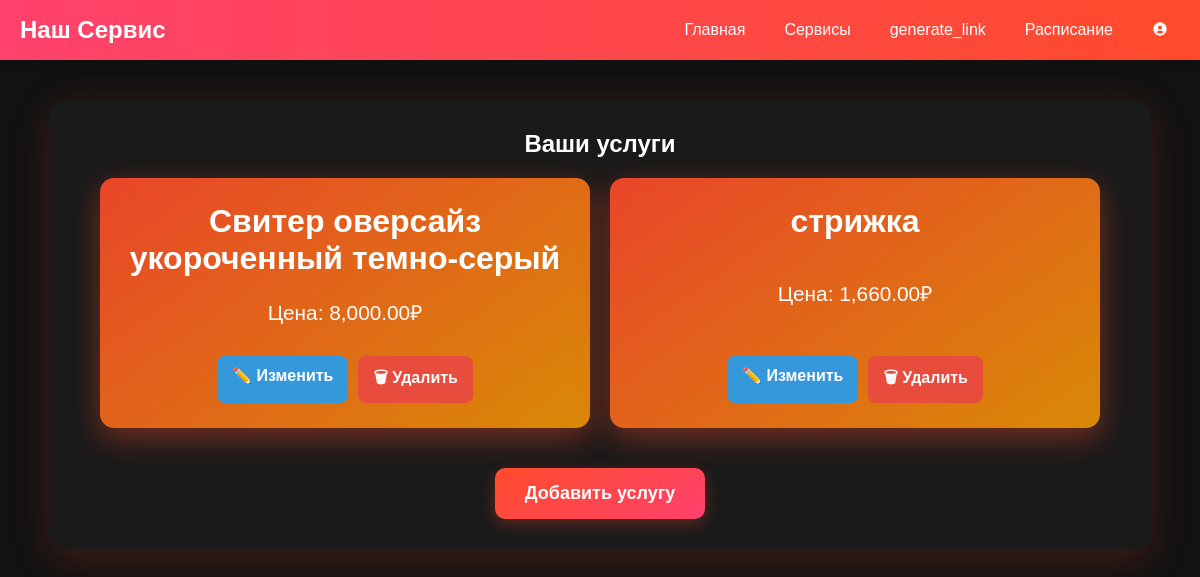
Page /services/ (signed in) on the committed database.
### services/models.py (models this page shows, shortened)
class ServiceModel(models.Model):
    user = models.ForeignKey(User, verbose_name= "", on_delete=models.CASCADE)
    name = models.CharField('service', max_length=250)
    price = models.DecimalField('price',max_digits=6, decimal_places=2)
    description = models.TextField(blank = True, null=True)
    class Meta:
        verbose_name = ("Service")
        verbose_name_plural = ("Services")

### services/views.py (the view)
# urls.py: path('', ServiceView.as_view(), name='service_list'),
class ServiceView(LoginRequiredMixin, ListView):
    model = ServiceModel
    template_name = 'services/service_page.html'
    context_object_name = 'services'
    def get_queryset(self):
        return ServiceModel.objects.filter(user=self.request.user)

### services/templates/services/service_page.html (shortened to what this page needs)
{% extends "main_page/base.html" %}
{% load static %}
{% load humanize %}
{% block extra_css %}
    <link rel="stylesheet" href="{% static 'services/css/service_page.css' %}">
    <link rel="stylesheet" href="{% static 'main_page/css/navbar.css' %}">
    <link href='https://unpkg.com/boxicons@2.1.4/css/boxicons.min.css' rel='stylesheet'>
{% endblock %}
{% block body %}
{% include "main_page/base.html" %}
    <div class="service-container">
        <h2>Ваши услуги</h2>
        <div class="service-list">
            {% for service in services %}
                <div class="service-item">
                    <h3>{{ service.name }}</h3>
                    <p>Цена: {{ service.price|intcomma }}₽</p>
                    <div class="service-actions">
                        <a href="{% url 'service:service_update' service.pk %}" class="edit-button">
                            ✏️ Изменить
                        </a>
                        <form method="POST" action="{% url 'service:service_delete' service.pk %}" style="display:inline;">
                            <button type="submit" class="delete-button" onclick="return confirm('Удалить услугу {{ service.name }}?');">
                                🗑 Удалить
                            </button>
                        </form>
                    </div>
                </div>
            {% empty %}
                <p>У вас еще нет услуг.</p>
            {% endfor %}
        </div>
        <a href="{% url 'service:service_add' %}" class="add-service-button">Добавить услугу</a>
    </div>
{% endblock %}

### services/static/services/css/service_page.css (style rules this page uses)
body { font-family: 'Poppins', sans-serif; margin: 0; padding: 0; background-color: #0d0d0d; color: #fff; text-align: center; }
.service-container { max-width: 1100px; margin: 40px auto; padding: 30px; background: #1a1a1a; border-radius: 16px; box-shadow: 0 10px 40px rgba(255, 75, 43, 0.2); animation: fadeIn 0.8s ease-in-out; }
.service-list { display: grid; grid-template-columns: repeat(2, 1fr); gap: 20px; padding: 20px; }
.service-item { background: linear-gradient(145deg, rgba(255, 75, 43, 0.9), rgba(238, 149, 5, 0.9)); color: #fff; padding: 25px; border-radius: 14px; box-shadow: 0 10px 30px rgba(255, 75, 43, 0.4); text-align: center; transition: transform 0.3s ease, box-shadow 0.3s ease; display: flex; flex-direction: column; align-items: center; justify-content: space-between; min-height: 250px; }
.service-item h3 { font-size: 2em; font-weight: 600; margin-bottom: 15px; }
.service-item p { font-size: 1.3em; margin-bottom: 15px; }
.add-service-button { display: inline-block; margin-top: 20px; padding: 15px 30px; font-size: 18px; color: white; background: linear-gradient(145deg, #FF4B2B, #FF416C); border: none; border-radius: 10px; text-decoration: none; font-weight: 600; box-shadow: 0 5px 15px rgba(255, 75, 43, 0.3); transition: transform 0.3s ease, box-shadow 0.3s ease; }
.delete-button { background: linear-gradient(145deg, #e60000, #ff1a1a); color: white; border: none; padding: 10px 18px; border-radius: 8px; font-size: 16px; font-weight: bold; cursor: pointer; transition: transform 0.2s ease, box-shadow 0.3s ease; width: 100%; margin-top: auto; }
.service-actions { display: flex; gap: 10px; margin-top: 10px; }
.edit-button { display: inline-block; padding: 10px 15px; font-size: 16px; font-weight: bold; text-decoration: none; color: white; background: #3498db; border-radius: 8px; transition: 0.3s; }
.delete-button { padding: 10px 15px; font-size: 16px; font-weight: bold; border: none; border-radius: 8px; background: #e74c3c; color: white; cursor: pointer; transition: 0.3s; }

### main_page/static/main_page/css/navbar.css (style rules this page uses)
* { margin: 0; padding: 0; box-sizing: border-box; }
body { font-family: 'Poppins', sans-serif; background-color: #121212; color: #fff; padding-top: 60px; }

### rows in the picture
ServiceModel: name "Свитер оверсайз укороченный темно-серый", price "8,000.00"
ServiceModel: name "стрижка", price "1,660.00"
